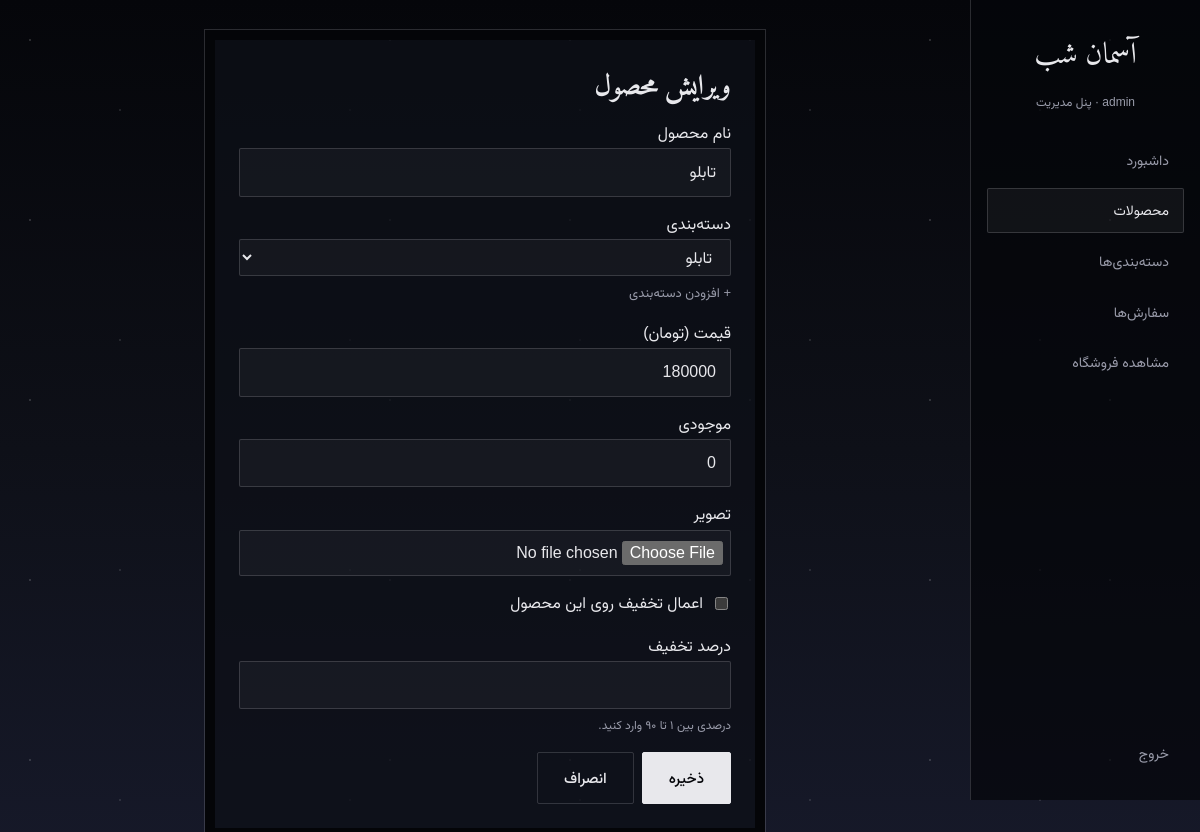
/panel/products/1/edit/ (signed in), run on the app's committed database.
### store/models.py (models this page shows, shortened)
class Product(models.Model):
    category = models.ForeignKey(Category, on_delete=models.PROTECT, related_name="products", verbose_name="دسته‌بندی")
    name = models.CharField("نام محصول", max_length=160)
    description = models.TextField("توضیحات", blank=True)
    price = models.PositiveIntegerField("قیمت (تومان)")
    old_price = models.PositiveIntegerField("قیمت قبل", blank=True, null=True)
    stock = models.PositiveIntegerField("موجودی", default=0)
    image = models.ImageField("تصویر", upload_to="products/", blank=True)
    is_active = models.BooleanField("فعال", default=True)
    created_at = models.DateTimeField(auto_now_add=True)
    class Meta:
        verbose_name = "محصول"
        verbose_name_plural = "محصول‌ها"
        ordering = ["-created_at"]

### store/views.py (the view)
# urls.py: path("panel/products/<int:pk>/edit/", views.product_edit, name="product_edit"),
@login_required
def product_edit(request, pk=None):
    product = get_object_or_404(Product, pk=pk) if pk is not None else None
    if request.method == "POST":
        form = ProductForm(request.POST, request.FILES, instance=product)
        if form.is_valid():
            clear_image = request.POST.get("clear_image") == "1" and not request.FILES.get("image")
            saved_product = form.save()
            if clear_image and saved_product.image:
                saved_product.image.delete(save=False)
                saved_product.image = ""
                saved_product.save(update_fields=["image"])
            messages.success(request, "محصول ذخیره شد.")
            return redirect("product_list")
    elif request.method == "GET":
        form = ProductForm(instance=product)
    else:
        return HttpResponseNotAllowed(["GET", "POST"])
    return render(request, "store/product_form.html", {"form": form, "product": product})

### store/forms.py (shortened to what this page needs)
class ProductForm(forms.ModelForm):
    discount_enabled = forms.BooleanField(label="اعمال تخفیف روی این محصول", required=False)
    discount_percent = forms.IntegerField(
        label="درصد تخفیف",
        required=False,
        min_value=1,
        max_value=90,
    )
    class Meta:
        model = Product
        fields = ("name", "category", "price", "stock", "image")
        widgets = {
            "price": forms.NumberInput(attrs={"min": 0}),
            "stock": forms.NumberInput(attrs={"min": 0}),
            "image": forms.FileInput(attrs={"accept": "image/*"}),
        }
    def __init__(self, *args, **kwargs):
        super().__init__(*args, **kwargs)
        if self.instance.pk:
            discounted = bool(self.instance.old_price and self.instance.old_price > self.instance.price)
            self.fields["price"].initial = self.instance.old_price if discounted else self.instance.price
            self.fields["discount_enabled"].initial = discounted
            if discounted:
                self.fields["discount_percent"].initial = round(
                    (self.instance.old_price - self.instance.price) * 100 / self.instance.old_price
                )

### store/models.py (called while the page is built)
    def __str__(self): return self.name

### templates/store/product_form.html (shortened to what this page needs)
{% extends 'store/base.html' %}
{% load static %}
{% block content %}
<div id="admin-app">
  {% include 'store/panel_nav.html' with active_page='products' %}
  <main class="admin-main">
    <form class="box fm product-form" method="post" enctype="multipart/form-data">
      <h2>{% if product %}ویرایش{% else %}افزودن{% endif %} محصول</h2>
      <label for="{{ form.name.id_for_label }}">{{ form.name.label }}{{ form.name }}{% for error in form.name.errors %}<span class="err">{{ error }}</span>{% endfor %}</label>
      <div class="category-field">
        <label for="{{ form.category.id_for_label }}">{{ form.category.label }}{{ form.category }}{% for error in form.category.errors %}<span class="err">{{ error }}</span>{% endfor %}</label>
        <a class="text-link category-add-link" href="{% url 'category_list' %}?next=product_add" target="_blank" rel="noopener">+ افزودن دسته‌بندی</a>
      </div>
      <label for="{{ form.price.id_for_label }}">{{ form.price.label }}{{ form.price }}{% for error in form.price.errors %}<span class="err">{{ error }}</span>{% endfor %}</label>
      <label for="{{ form.stock.id_for_label }}">{{ form.stock.label }}{{ form.stock }}{% for error in form.stock.errors %}<span class="err">{{ error }}</span>{% endfor %}</label>
      <label for="{{ form.image.id_for_label }}">{{ form.image.label }}{{ form.image }}{% for error in form.image.errors %}<span class="err">{{ error }}</span>{% endfor %}</label>
      <label class="inline-check" for="{{ form.discount_enabled.id_for_label }}">{{ form.discount_enabled }}<span>{{ form.discount_enabled.label }}</span></label>
      <label for="{{ form.discount_percent.id_for_label }}">{{ form.discount_percent.label }}{{ form.discount_percent }}
        <span class="note">درصدی بین ۱ تا ۹۰ وارد کنید.</span>
      </label>
      <div class="form-actions"><button class="btn">ذخیره</button><a class="btn g" href="{% url 'product_list' %}">انصراف</a></div>
    </form>
  </main>
</div>
{% endblock %}

### templates/store/panel_nav.html
<aside>
  <a class="brand" href="{% url 'dashboard' %}">آسمان شب</a>
  <small>{{ request.user.get_full_name|default:request.user.username }} · پنل مدیریت</small>
  <a class="nv {% if active_page == 'dashboard' %}current{% endif %}" href="{% url 'dashboard' %}">داشبورد</a>
  <a class="nv {% if active_page == 'products' %}current{% endif %}" href="{% url 'product_list' %}">محصولات</a>
  <a class="nv {% if active_page == 'categories' %}current{% endif %}" href="{% url 'category_list' %}">دسته‌بندی‌ها</a>
  <a class="nv {% if active_page == 'orders' %}current{% endif %}" href="{% url 'order_list' %}">سفارش‌ها</a>
  <a class="nv" href="{% url 'home' %}">مشاهده فروشگاه</a>
  <a class="nv out" href="{% url 'logout' %}">خروج</a>
</aside>

### static/store/css/site.css (style rules this page uses)
:root { --ink:#05060a;--night:#0e1018;--dusk:#171a2b;--moon:#e8e8ec;--mist:#9a9cab;--rose:#d4d6e2;--line:rgba(232,232,236,.17);--serif:"Amiri","Vazirmatn",Tahoma,serif;--sans:"Vazirmatn",Tahoma,sans-serif;color-scheme:dark;box-sizing:border-box;padding-top:env(safe-area-inset-top,0px);padding-bottom:env(safe-area-inset-bottom,0px);scroll-behavior:smooth;scroll-padding-top:90px }
*,*::before,*::after { box-sizing:inherit }
body { margin:0;font-family:var(--sans);color:var(--moon);background:radial-gradient(1px 1px at 30px 40px,rgba(255,255,255,.5),transparent) 0 0/180px 180px,radial-gradient(1px 1px at 120px 110px,rgba(255,255,255,.35),transparent) 0 0/230px 230px,linear-gradient(180deg,var(--ink) 0%,var(--night) 50%,var(--dusk) 100%);background-attachment:fixed;line-height:1.9;min-height:100vh }
header,main,footer { position:relative;z-index:1 }
a { color:inherit;text-decoration:none }
button,input,select,textarea { font:inherit;color:inherit }
button { cursor:pointer }
.logo,h1,h2,h3,h4 { font-family:var(--serif);font-weight:700;font-synthesis:none }
.btn { display:inline-block;border:1px solid var(--moon);background:var(--moon);color:var(--ink);padding:11px 26px;border-radius:2px;font-size:15px;font-weight:500;cursor:pointer }
h2 { font-size:44px;margin:0 0 8px;font-weight:600;line-height:1.6;text-align:center }
h2::after { content:"";display:block;width:120px;height:5px;margin:12px auto 0;border-block:1px solid var(--mist) }
.note { font-size:12px;color:var(--mist);margin:0 }
#admin-app { display:grid;grid-template-columns:230px 1fr;min-height:100vh }
#admin-app aside { position:sticky;top:0;display:flex;height:100vh;flex-direction:column;gap:6px;padding:24px 16px;border-inline-end:1px solid var(--line);background:rgba(5,6,10,.7) }
#admin-app .brand { margin-bottom:4px;text-align:center;font-family:var(--serif);font-size:30px }
#admin-app aside small { display:block;margin-bottom:18px;color:var(--mist);font-size:12px;text-align:center }
#admin-app .out { margin-top:auto }
.admin-main { min-width:0;padding:30px 34px 60px }
.box { border:1px solid var(--line);background:rgba(14,16,24,.78);padding:18px 20px }
#admin-app { grid-template-columns:230px minmax(0,1fr) }
#admin-app aside { z-index:2 }
#admin-app .nv { display:block;width:100%;text-align:start;background:none;border:1px solid transparent;border-radius:2px;padding:8px 14px;color:var(--mist);font-size:14px }
#admin-app .nv.current { color:var(--moon);border-color:var(--line);background:rgba(255,255,255,.05) }
.admin-main { padding:30px 34px 60px }
.admin-main .box { min-width:0 }
.admin-main .btn.g { background:none;color:var(--moon);border-color:var(--line) }
.text-link { color:var(--mist);font-size:13px;white-space:nowrap }
.product-form { display:grid;width:min(560px,100%);gap:12px;max-width:100%;margin:0 auto;border:10px solid #040508;outline:1px solid var(--line);padding:24px }
.category-add-link { display:block;width:max-content;margin-top:5px }
.product-form h2 { margin:0;text-align:start;font-size:28px;line-height:1.5 }
.product-form h2::after { display:none }
.product-form .category-field { min-width:0 }
.product-form .category-field select { box-sizing:border-box;width:100%;min-width:0 }
.product-form input[type="file"] { padding:7px }
.product-form input[type="checkbox"],.inline-check input { width:auto;accent-color:var(--moon) }
.product-form .inline-check { display:flex;align-items:center;gap:8px;color:var(--moon) }
.product-form .inline-check span { color:inherit }
.product-form .note { font-size:12px }
.product-form .form-actions { display:flex;gap:8px;flex-wrap:wrap }
.product-form input,.product-form textarea,.product-form select,.status-form select { width:100%;background:rgba(255,255,255,.04);border:1px solid var(--line);border-radius:2px;padding:8px 14px;color:var(--moon);font:inherit }
.product-form input[type="checkbox"] { width:auto }
.product-form option,.status-form option { background:var(--night) }
.form-actions,.status-form { display:flex;align-items:center;gap:8px;flex-wrap:wrap }

### data on the page
Product: name "تابلو", category "تابلو", price "180000", stock "0"

### other printed values
{{ request.user.get_full_name|default:request.user.username }} "admin"
